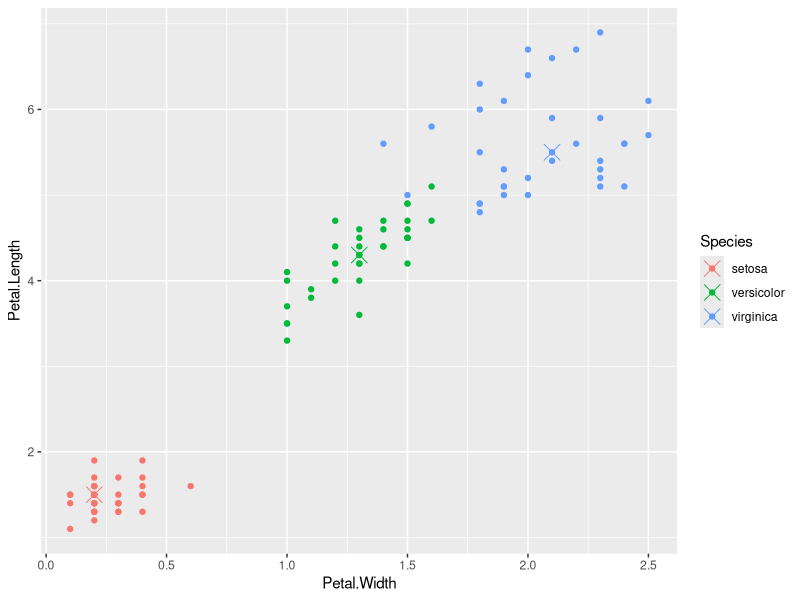
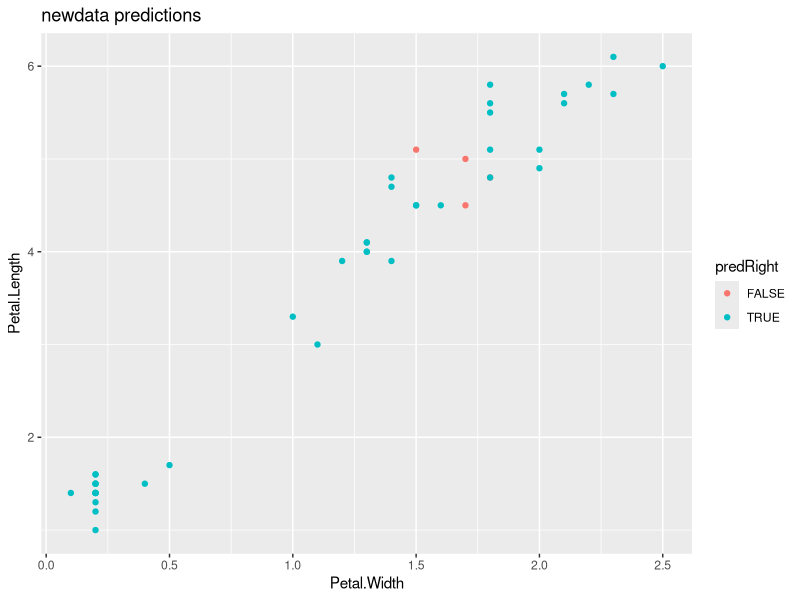

Source code (R) for these figures, in order:
library(ggplot2)
library(caret)
library(randomForest)
data(iris)

inTrain <- createDataPartition(y=iris$Species,
                               p=0.7, list=FALSE)

training <- iris[inTrain,]
testing <- iris[-inTrain,]

modFit <- train(Species ~ ., data = training, method="rf", prox=TRUE)
modFit

getTree(modFit$finalModel, k=2)

#graphing
irisP <- classCenter(training[,c(3,4)], training$Species, modFit$finalModel$prox)
irisP <- as.data.frame(irisP)
irisP$Species <- rownames(irisP)

p <- qplot(Petal.Width,Petal.Length, col=Species, data=training)
p + geom_point(aes(x=Petal.Width, y=Petal.Length, col=Species), size=5, shape=4,
               data=irisP)

#predicting new values
pred <- predict(modFit, testing)
testing$predRight <- pred==testing$Species
table(pred, testing$Species)

qplot(Petal.Width, Petal.Length, colour=predRight, data=testing, 
      main="newdata predictions")



